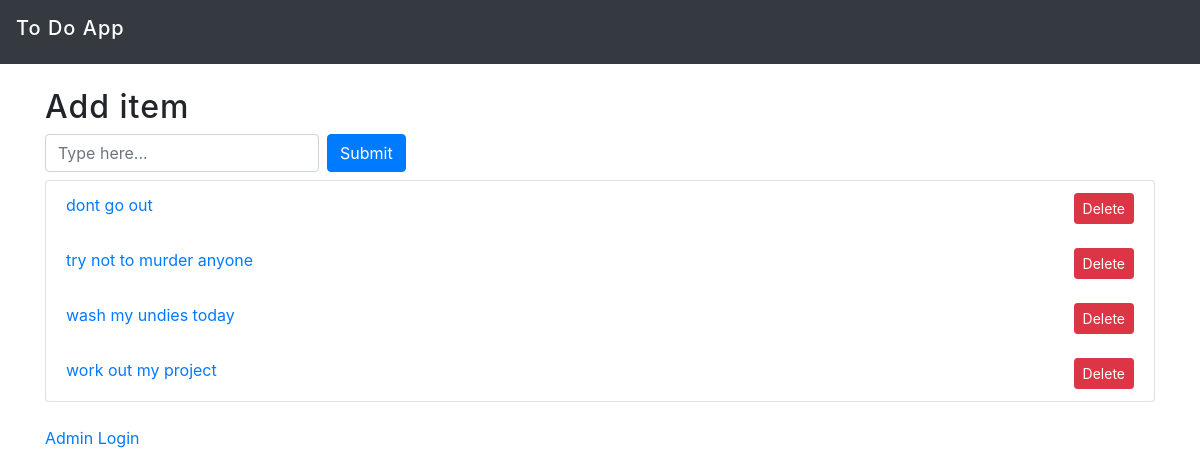
/, run on an earlier commit of the app's database.
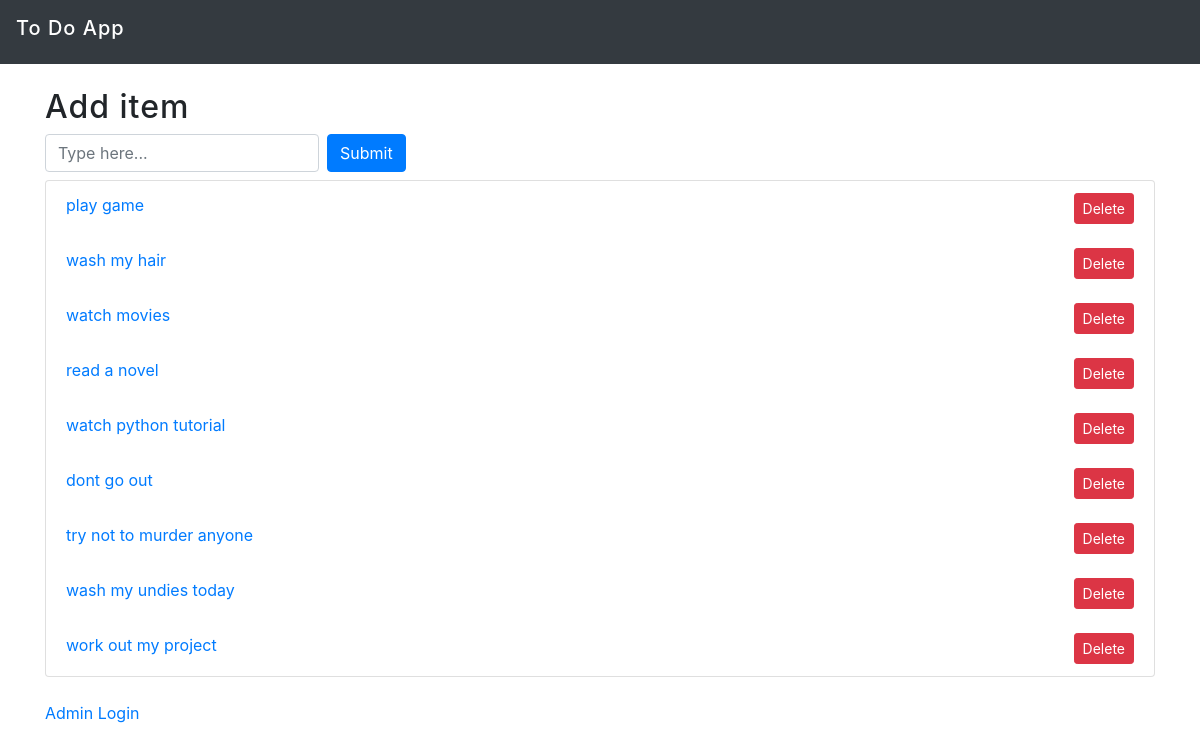
And on a later commit of the database.
### Todo_app/models.py (models this page shows, shortened)
class Todo(models.Model):
    text = models.CharField(max_length= 200)
    added_date = models.DateTimeField(default=datetime.now, blank=True)
    class Meta:
        verbose_name_plural = "Todoes"

### Todo_app/views.py (the view)
# urls.py: path('', views.index, name="index"),#calls the index fxn of view
def index(request):
    listed = Todo.objects.all().order_by("-added_date")#orders by descending order
    context ={
        "listed": listed
    }
    return render(request, 'Todo_app/index.html', context)#returns the html file if its the request, context is the context of the page

### Todo_app/templates/Todo_app/index.html
{% extends 'Todo_app/base.html' %}
{% block content %}
<div class="row mt-4">
  <div class="col">
    <div class= "h2">
      <h2>Add item</h2>
    </div>
    <form action="/add_item/" method="POST" class="form-inline">{% csrf_token %}
      <input	type="text" name="content"	class="form-control mb-2 mr-sm-2"	placeholder="Type here...">
      <button type="submit" class="btn btn-primary mb-2">Submit</button>
    </form>
  </div>
</div>
<div class="row">
  <div class="col">
    <ol class="list-group">
      {% for items in listed %}
      <li class="list-group-item"><a href="details/{{items.id}}">{{items.text}}</a>
        <div class="float-right">
          <form action="delete_todo/{{items.id}}" method="POST">
            <button type="submit" class="btn btn-sm btn-danger">Delete</button>
          </form>
        </div>
      </li>
      {% endfor %}
    </ol>
 </div>
</div>
{% endblock %}

What changed in the data, as far as the page shows it:
added Todo: text "play game"
added Todo: text "wash my hair"
added Todo: text "watch movies"
added Todo: text "read a novel"
added Todo: text "watch python tutorial"
